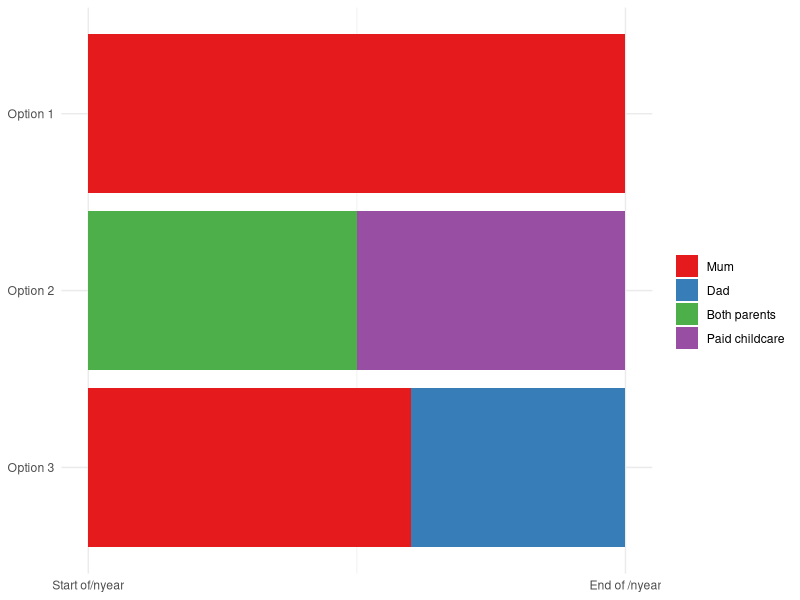

This figure's R source:
## ---- chunk 1
library(ggplot2)
library(dplyr)

df <- tibble(
  option = c("Option 1", 
             "Option 2", "Option 2",
             "Option 3", "Option 3"),
  person = c("Mum", 
             "Both parents", "Paid childcare",
             "Mum", "Dad"),
  value = c(1, 
            0.5, 0.5,
            0.6, 0.4)
) %>% 
  mutate(person = factor(person,
                         levels = c("Mum", "Dad",
                                    "Both parents", "Paid childcare")),
         option = factor(option,
                         levels = paste("Option", 3:1)))

ggplot(df, aes(x = option, y = value, fill = person)) +
  geom_col() +
  scale_fill_brewer(palette = "Set1",
                    name = "") +
  theme_minimal() + 
  coord_flip() +
  theme(axis.title = element_blank()) +
  scale_y_reverse(labels = c("Start of/nyear",
                             "End of /nyear"),
                  breaks = 1:0)
